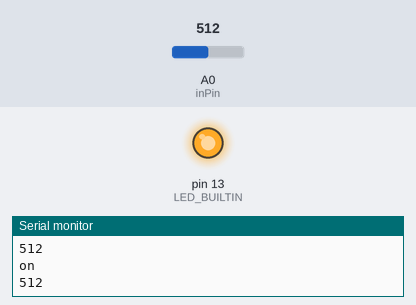
This sketch was run on a simulated Arduino Uno, built with avr-gcc and run on an emulated ATmega328P. Parts: output pins drawn as LEDs (lit = HIGH), the last lines printed to the serial monitor. Inputs (shaded band) come from the test bench; at power-on: A0 (inPin) = 512.

Above: at 1.2 s.
1.3 s: A0 (inPin) set to 524
At 2.6 s:
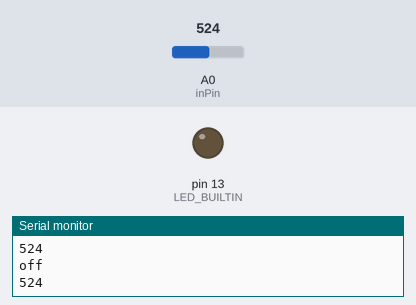
3.5 s: A0 (inPin) set to 511
At 4.2 s:
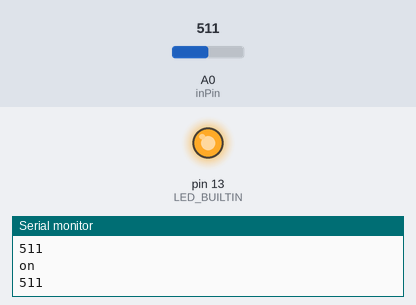
5.2 s: A0 (inPin) set to 716
At 6.2 s:
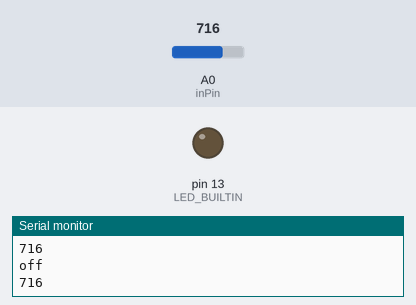
Timing chart, 0 to 8.2 s (numbered marks = the images above; inputs shaded):
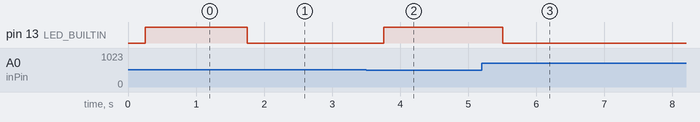

The sketch:

3.6_Conditionals_I.ino
```cpp
int inPin = A0;
int val = 0;

void setup() {
  // put your setup code here, to run once:
  Serial.begin(9600);
  pinMode(inPin, INPUT);
  pinMode(LED_BUILTIN, OUTPUT);
}

void loop() {
  // put your main code here, to run repeatedly:
  val = analogRead(inPin);
  Serial.println(val);
  delay(250);
  if (val <= 512){
    Serial.println("on");
    digitalWrite(LED_BUILTIN, HIGH);
  }
  else{
    Serial.println("off");
    digitalWrite(LED_BUILTIN, LOW);
  }
}
```

Measured:
- the behaviour switches between 512 and 513 on A0 (inPin) (found by bisection; images 0 and 1)
- after the input at 1.3 s, pin 13 (LED_BUILTIN): HIGH → LOW after 0.45 s
- after the input at 3.5 s, pin 13 (LED_BUILTIN): LOW → HIGH after 0.26 s
- after the input at 5.2 s, pin 13 (LED_BUILTIN): HIGH → LOW after 0.31 s
